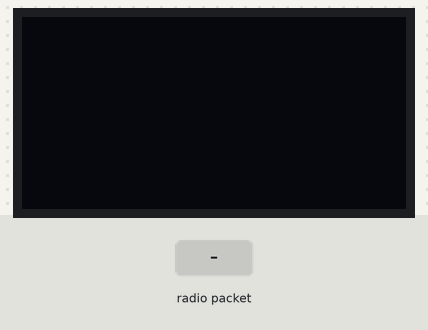
Simulated run of this sketch. Board: Arduino Uno, built with avr-gcc and run on an emulated ATmega328P. Parts: 128×64 one-colour display. Inputs (shaded band) come from the test bench. The display library's start-up logo is not drawn; no radio packets arrive unless stated; what the sketch prints to the serial monitor is not drawn.

Above: at 3.2 s.
3.3 s: radio packet "1" arrives
At 4.3 s:
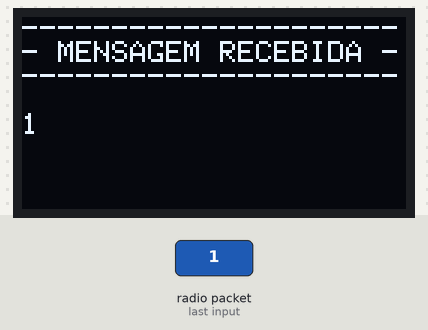
4.8 s: radio packet "0" arrives
At 5.5 s:
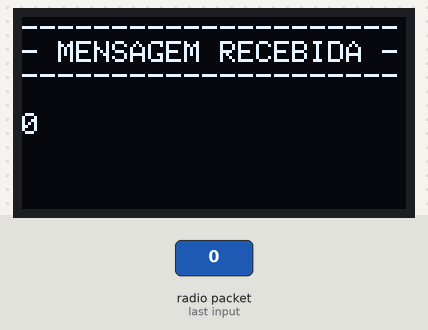
6.3 s: radio packet "2" arrives
Timing chart, 0 to 9.3 s (numbered marks = the images above; inputs shaded):
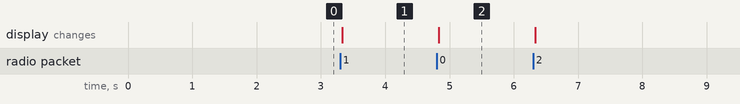

Measured:
- after the input at 3.3 s, the display: changes at once (image 1)
- after the input at 4.8 s, the display: changes at once (image 2)

The sketch:

code_central.ino
```cpp
//#include <avr/pgmspace.h>
#include <SPI.h>
#include <nRF24L01.h>
#include <RF24.h>

#include <Wire.h>
#include <Adafruit_GFX.h>
#include <Adafruit_SSD1306.h>
#include <Adafruit_Sensor.h>


// Declaration for an SSD1306 display connected to I2C (SDA, SCL pins)
// The pins for I2C are defined by the Wire-library.
// On an arduino UNO:       A4(SDA), A5(SCL)
// On an arduino MEGA 2560: 20(SDA), 21(SCL)
// On an arduino LEONARDO:   2(SDA),  3(SCL)
// On an arduino ESP32:    21(SDA),  22(SCL)
#define OLED_RESET -1        // Reset pin # (or -1 if sharing Arduino reset pin)
#define SCREEN_ADDRESS 0x3C  ///< See datasheet for Address; 0x3D for 128x64, 0x3C for 128x32
#define SCREEN_WIDTH 128     // OLED display width, in pixels
#define SCREEN_HEIGHT 64     // OLED display height, in pixels
Adafruit_SSD1306 display(SCREEN_WIDTH, SCREEN_HEIGHT, &Wire, OLED_RESET);


RF24 radio(4, 5);  // CE, CSN
const byte address[6] = "00001";


void setup() {

  Serial.begin(9600);

  // SSD1306_SWITCHCAPVCC = generate display voltage from 3.3V internally
  if (!display.begin(SSD1306_SWITCHCAPVCC, SCREEN_ADDRESS)) {
    Serial.println(F("SSD1306 allocation failed"));
    for (;;)
      ;  // Don't proceed, loop forever
  }

  // Show initial display buffer contents on the screen --
  // the library initializes this with an Adafruit splash screen.
  display.display();
  delay(2000);  // Pause for 2 seconds

  // Clear the buffer
  display.clearDisplay();

  //display.setFont(&FreeSerif9pt7b);
  display.setTextColor(WHITE);


  radio.begin();
  radio.openReadingPipe(0, address);
  radio.setPALevel(RF24_PA_MAX);
  radio.startListening();
}

void loop() {

  //-------------


  if (radio.available()) {
    char text[32] = "";
    radio.read(&text, sizeof(text));
    Serial.println(text);


    //Imprime a mensagem recebida no display OLED
    display.clearDisplay();
    display.setCursor(0, 0);
    display.println("---------------------");
    display.println("- MENSAGEM RECEBIDA -");
    display.println("---------------------");
    display.println();
    display.println(text);
    display.display();

    //Imprime a mensagem recebida no terminal
    Serial.print("Msg. ");
    Serial.println(text);
  }


  //-------------

  //nao pode ter delay, pq senao corre um grande risco de perder mensagens enquanto dormia
}
```
